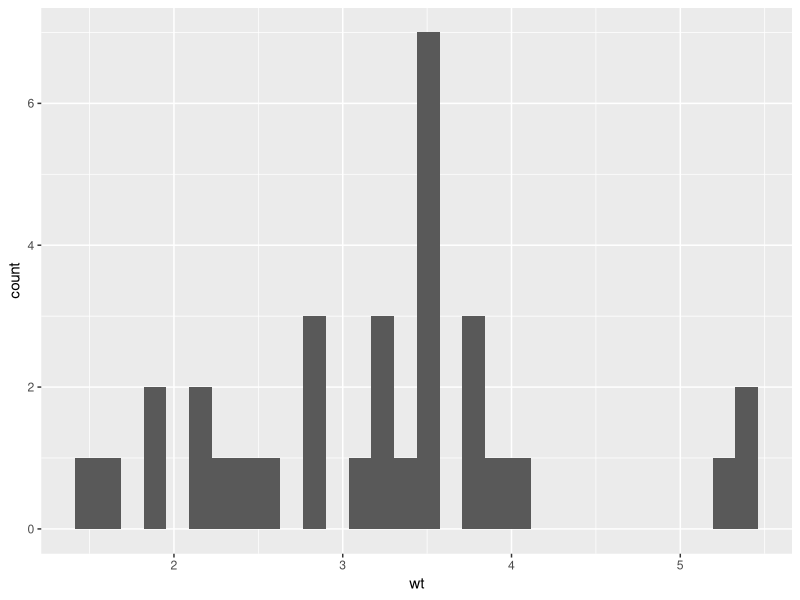
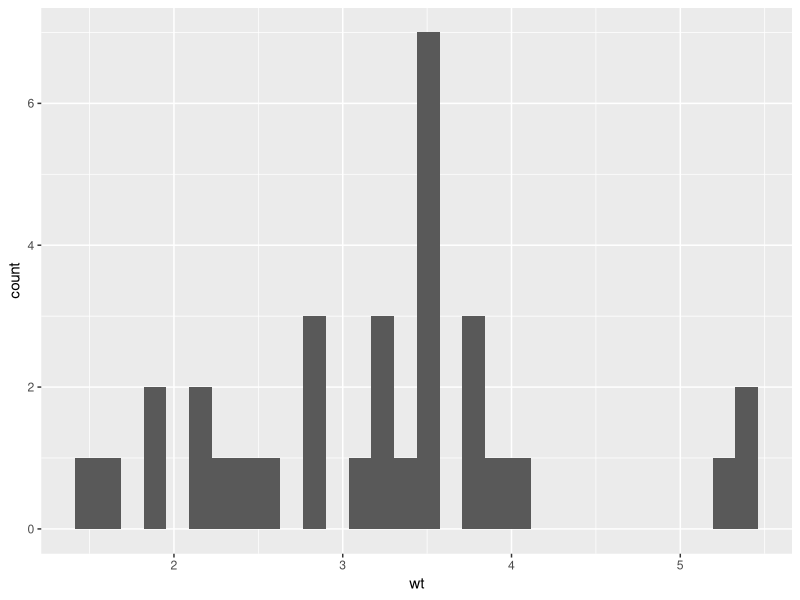

R code for these plots, in order:


library(ggplot2)

#1. Nhu Y
mtcars
str(mtcars)
ggplot(mtcars, aes(x = wt)) +
  geom_histogram()


#2. Thuy Hong
mtcars
str(mtcars)
ggplot(mtcars, aes(x = wt)) +
  geom_histogram()




#3. Hong Lam





#4. Truong Han




#5. Minh Ly



#6. Hong Phuc




#7. Cung Bac
